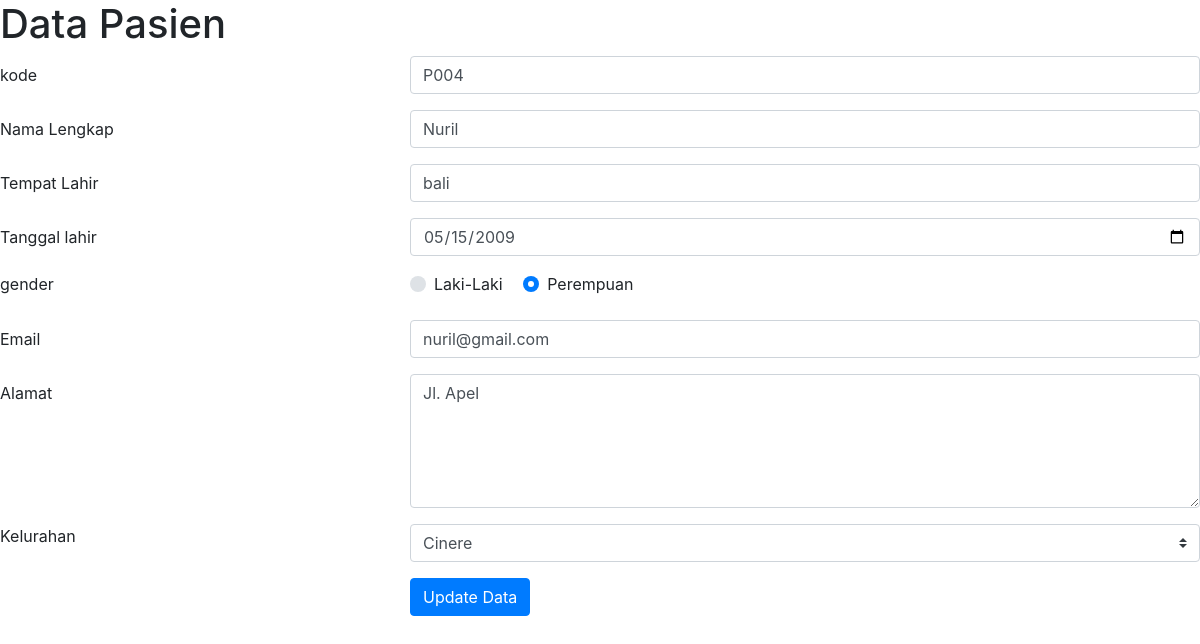
The app's page /edit.php?id=4 with its own data.
### tables this page shows
CREATE TABLE `pasien` (
  `id_pasien` int(11) NOT NULL,
  `kode` varchar(10) NOT NULL,
  `nama` varchar(45) NOT NULL,
  `tmp_lahir` varchar(30) NOT NULL,
  `tgl_lahir` date NOT NULL,
  `gender` char(1) NOT NULL,
  `email` varchar(50) NOT NULL,
  `alamat` varchar(100) NOT NULL,
  `kelurahan_id` int(11) NOT NULL
);

### edit.php (the view, shortened to what this page needs)
<?php
require_once 'koneksi.php';
$id_pasien = $_GET['id'];
if($id_pasien){
    $query = "SELECT * FROM pasien WHERE id_pasien=?";
    $stmt = $dbh->prepare($query);
    $stmt->execute([$id_pasien]);
    $pasien = $stmt->fetch();
}
?>
<!DOCTYPE html>
<html lang="en">
<head>
</head>
<body>
    <H1>Data Pasien</H1>
    <link rel="stylesheet" href="https://stackpath.bootstrapcdn.com/bootstrap/4.1.3/css/bootstrap.min.css">
    <link rel="stylesheet" href="https://maxcdn.bootstrapcdn.com/font-awesome/4.7.0/css/font-awesome.min.css">
    <form method="POST" action="proses.php">
        <div class="form-group row">
            <label for="kode" class="col-4 col-form-label">kode</label>
            <div class="col-8">
                <input id="kode" name="kode" type="text" class="form-control" value="<?= $pasien['kode']?>">
            </div>
        </div>
        <div class="form-group row">
            <label for="nama_lengkap" class="col-4 col-form-label">Nama Lengkap</label>
            <div class="col-8">
                <input id="nama_lengkap" name="nama_lengkap" type="text" class="form-control" value="<?= $pasien['nama']?>">
            </div>
        </div>
        <div class="form-group row">
            <label for="tmp_lahir" class="col-4 col-form-label">Tempat Lahir</label>
            <div class="col-8">
                <input id="tmp_lahir" name="tmp_lahir" type="text" required="required" class="form-control" value="<?= $pasien['tmp_lahir']?>">
            </div>
        </div>
        <div class="form-group row">
            <label for="tgl_lahir" class="col-4 col-form-label">Tanggal lahir</label>
            <div class="col-8">
                <input id="tgl_lahir" name="tgl_lahir" type="date" class="form-control" value="<?= $pasien['tgl_lahir']?>">
            </div>
        </div>
        <div class="form-group row">
            <label class="col-4">gender</label>
            <div class="col-8">
                <div class="custom-control custom-radio custom-control-inline">
                    <label for="genderLaki" class="custom-control-label">Laki-Laki</label>
                </div>
                <div class="custom-control custom-radio custom-control-inline">
                    <label for="genderPerempuan" class="custom-control-label">Perempuan</label>
                </div>
            </div>
        </div>
        <div class="form-group row">
            <label for="email" class="col-4 col-form-label">Email</label>
            <div class="col-8">
                <input id="email" name="email" type="email" class="form-control" value="<?= $pasien['email']?>">
            </div>
        </div>
        <div class="form-group row">
            <label for="alamat" class="col-4 col-form-label">Alamat</label>
            <div class="col-8">
                <textarea id="alamat" name="alamat" cols="40" rows="5" class="form-control"><?= $pasien['alamat']?></textarea>
            </div>
        </div>
        <div class="form-group row">
            <label class="col-4">Kelurahan</label>
            <div class="col-8">
                <select id="kelurahan" name="kelurahan" class="custom-select">
                 <?php
                 $query_kelurahan = "SELECT * FROM kelurahan";
                 $result_query_kelurahan = $dbh->query($query_kelurahan);
                 foreach($result_query_kelurahan as $kelurahan){
                     $selected = ($kelurahan['id_kelurahan'] == $pasien['kelurahan_id']) ? 'selected': '';
                 ?>
                     <option value="<?= $kelurahan['id_kelurahan'];?>" <?= $selected; ?>><?= $kelurahan['nama'];?></option>
                 <?php } ?>
                </select>
            </div>
        </div>
        <div class="form-group row">
            <div class="offset-4 col-8">
                <button name="proses" type="submit" class="btn btn-primary" value="edit">Update Data</button>
            </div>
        </div>
    </form>
</body>
</html>

### records on screen
pasien: kode "P004", nama_lengkap "Nuril", tmp_lahir "bali", tgl_lahir "05/15/2009", email "nuril@gmail.com", alamat "Jl. Apel"

### other values on screen
form field kelurahan "Cinere"
